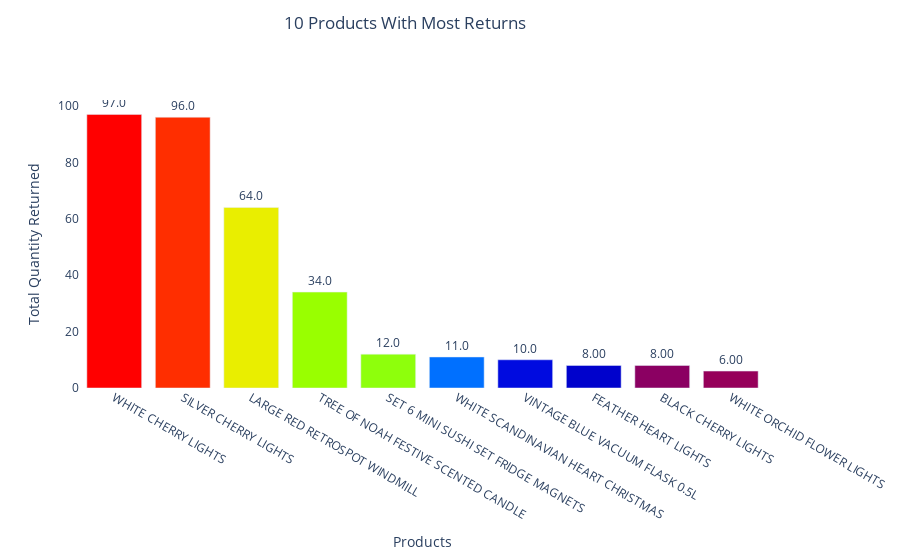

The notebook cell saved with this chart:
### Code cell
fig = go.Figure(data=[
    go.Bar(name='10 Products With Most Returns', 
           x=retail_products_asc['Description'].astype(str), 
           y=retail_products_asc['Quantity'],
           marker_opacity=1,
           marker={'color': retail_products_desc['Quantity'],
                   'colorscale': 'Rainbow'}
          )
    ])

fig.update_traces(texttemplate='%{y:.3s}', textposition='outside')
fig.update_layout(barmode='group', showlegend=False)

fig.update_layout(title='10 Products With Most Returns',
                  title_x=0.45,
                  title_y=0.97,
                  xaxis_title="Products",
                  yaxis_title="Total Quantity Returned",
                  plot_bgcolor='white')
fig.show()

### Figure 1 — Plotly figure (JSON) as saved in the notebook; plotly's stock layout.template omitted (floating-point values rounded to 4 significant figures)
{"data": [{"marker": {"color": [55861, 54274, 47430, 44507, 44120, 35630, 30888, 29498, 25679, 25394], "colorscale": [[0, "rgb(150,0,90)"], [0.125, "rgb(0,0,200)"], [0.25, "rgb(0,25,255)"], [0.375, "rgb(0,152,255)"], [0.5, "rgb(44,255,150)"], [0.625, "rgb(151,255,0)"], [0.75, "rgb(255,234,0)"], [0.875, "rgb(255,111,0)"], [1, "rgb(255,0,0)"]], "opacity": 1}, "name": "10 Products With Most Returns", "textposition": "outside", "texttemplate": "%{y:.3s}", "type": "bar", "x": ["WHITE CHERRY LIGHTS", "SILVER CHERRY LIGHTS", "LARGE RED RETROSPOT WINDMILL", "TREE OF NOAH FESTIVE SCENTED CANDLE", "SET 6 MINI SUSHI SET FRIDGE MAGNETS", "WHITE SCANDINAVIAN HEART CHRISTMAS", "VINTAGE BLUE VACUUM FLASK 0.5L ", "FEATHER HEART LIGHTS", "BLACK CHERRY LIGHTS", "WHITE ORCHID FLOWER LIGHTS"], "y": [97, 96, 64, 34, 12, 11, 10, 8, 8, 6]}], "layout": {"autosize": true, "barmode": "group", "plot_bgcolor": "white", "showlegend": false, "title": {"text": "10 Products With Most Returns", "x": 0.45, "y": 0.97}, "xaxis": {"autorange": true, "range": [-0.5, 9.5], "title": {"text": "Products"}, "type": "category"}, "yaxis": {"autorange": true, "range": [0, 102.1], "title": {"text": "Total Quantity Returned"}, "type": "linear"}}}
